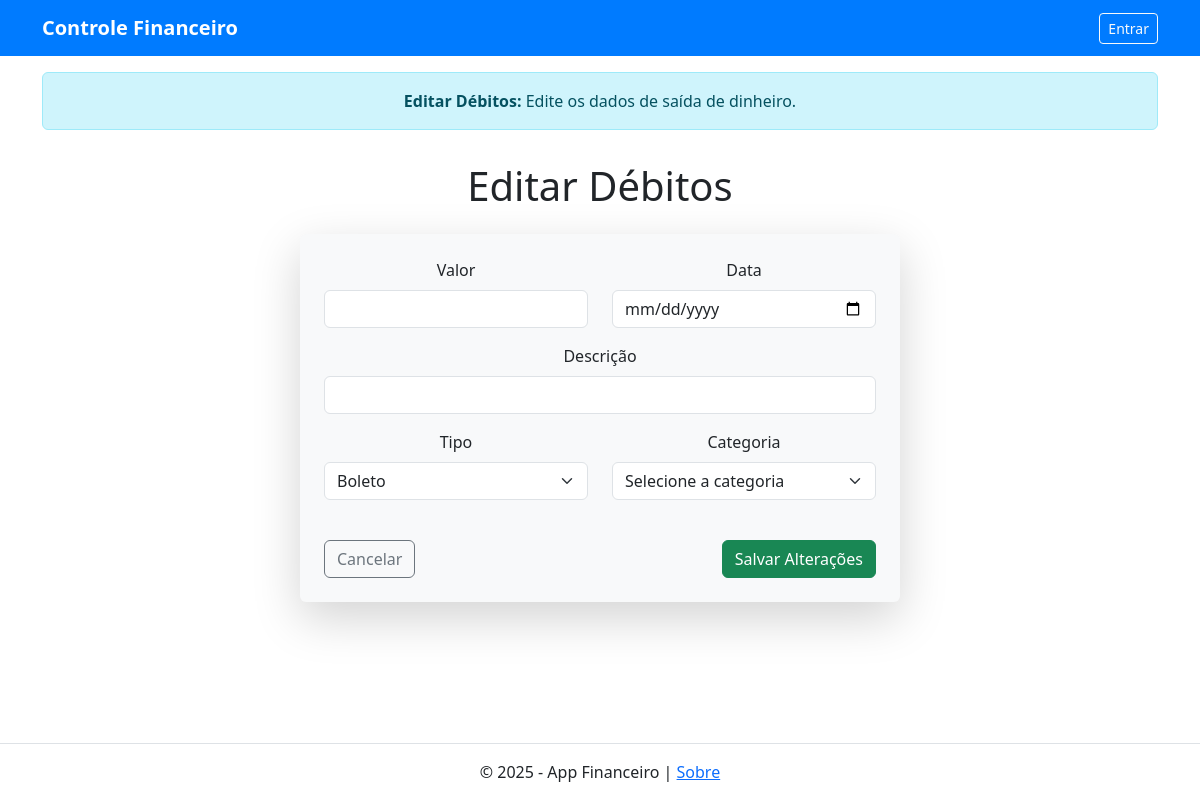
Before: /editar_debito/5 with the older database file.
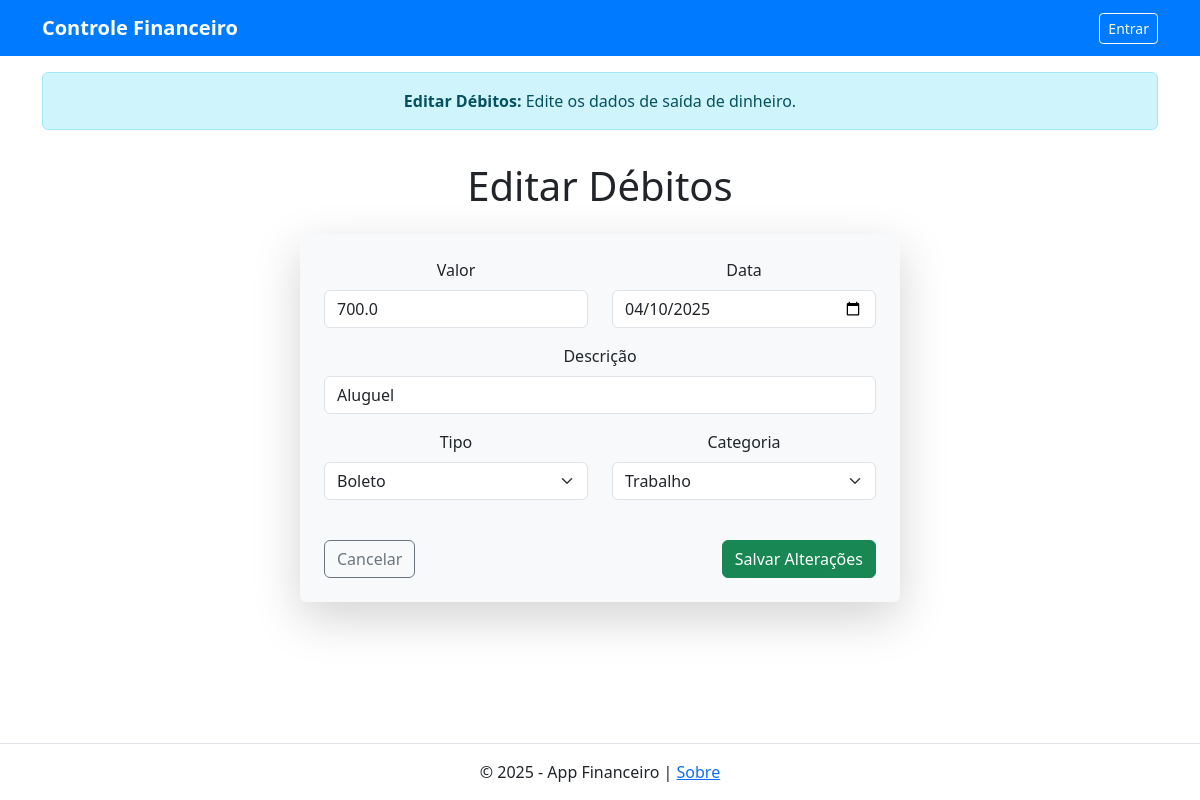
After: the same page with the newer database file.
### tables this page shows
CREATE TABLE debitos (
            id INTEGER PRIMARY KEY AUTOINCREMENT,
            valor REAL NOT NULL,
            descricao TEXT NOT NULL,
            tipo TEXT NOT NULL,
            categoria TEXT NOT NULL,
            data TEXT NOT NULL,
            status TEXT NOT NULL DEFAULT 'pendente',
            data_agendada TEXT
        , usuario_id TEXT);

### app.py (the view, shortened to what this page needs)
@app.route("/editar_debito/<int:id>", methods=["GET", "POST"])
def editar_debito(id):
    query = "SELECT * FROM debitos WHERE id  = ?"
    debito =executar_consulta(query, (id,), fetchone=True)
    return render_template("editar_debito.html", debito=debito)

### utils.py (called while the page is built)
def executar_consulta(query, parametros=(), fetchone=False, fetchall=False, commit=False):
    conexao = sqlite3.connect('financeiro.db')
    cursor = conexao.cursor()
    cursor.execute(query, parametros)
    resultado = None
    if fetchone:
        resultado = cursor.fetchone()
    elif fetchall:
        resultado = cursor.fetchall()
    if commit:
        conexao.commit()
    conexao.close()
    return resultado

### templates/editar_debito.html (shortened to what this page needs)
{% extends "base.html" %}
{% block alert %}
    <div class="container mt-3">
        <div class="alert alert-info text-center" role="alert">
            <strong>Editar Débitos:</strong> Edite os dados de saída de dinheiro.
        </div>
    </div>
{% endblock %}
{% block content %}
<div class="container mt-3">
    <h1 class="mb-4 text-center">Editar Débitos</h1>
    <form method="POST" class="p-4 rounded shadow-lg bg-light mx-auto" id="editarDebitoForm">
        <div class="row">
            <div class="col-md-6 mb-3">
                <label for="valor" class="form-label">Valor</label>
                <input type="number" step="0.01" class="form-control" id="valor" name="valor" value="{{ debito[1] }}" required>
            </div>
            <div class="col-md-6 mb-3">
                <label for="data" class="form-label">Data</label>
                <input type="date" class="form-control" id="data" name="data" value="{{ debito[5] }}" required>
            </div>
        </div>
        <div class="mb-3">
            <label for="descricao" class="form-label">Descrição</label>
            <input type="text" class="form-control" id="descricao" name="descricao" value="{{ debito[2] }}" required>
        </div>
        <div class="row">
            <div class="col-md-6 mb-3">
                <label for="tipo" class="form-label">Tipo</label>
                <select class="form-select" id="tipo" name="tipo" required>
                   <option value="boleto" {% if debito[3] == 'boleto' %}selected{% endif %}>Boleto</option>
                </select>
            </div>
            <div class="col-md-6 mb-3">
                <label for="categoria" class="form-label">Categoria</label>
                <select class="form-select" id="categoria" name="categoria" required>
                    <option value="" disabled {% if not debito[4] %}selected{% endif %}>Selecione a categoria</option>
                    <option value="trabalho" {% if debito[4] == 'trabalho' %}selected{% endif %}>Trabalho</option>
                </select>
            </div>
        </div>
        <div class="d-flex justify-content-between mt-4">
            <a href="{{ url_for('debito') }}" class="btn btn-outline-secondary">Cancelar</a>
            <button type="submit" class="btn btn-success">Salvar Alterações</button>
        </div>
    </form>
</div>
{% endblock %}

Changed rows visible on the page:
added debitos: valor "700.0", data "04/10/2025", descricao "Aluguel"
Other visible differences:
form field categoria: "Selecione a categoria" → "Trabalho"
